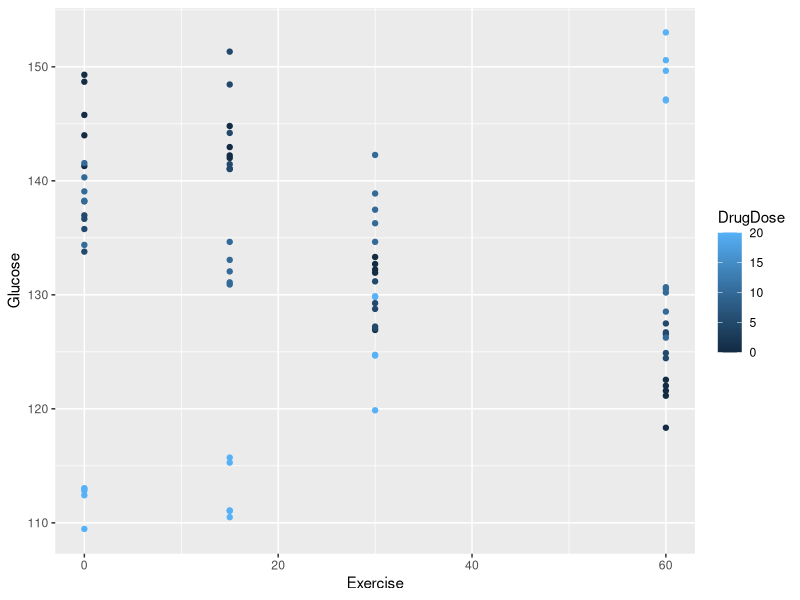
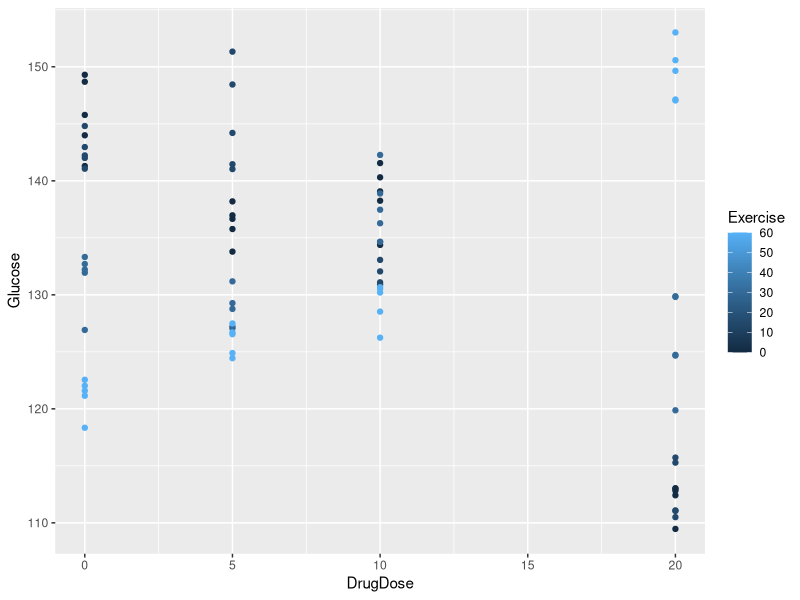

The R source for these figures, in order: (Note: this script raises an error after producing the figures.)
## ---- chunk 1
library(tidyverse)
## ---- chunk 2
drugExercise <- read.csv("data/drugExercise.csv")

drugExercise %>% 
  group_by(Exercise, DrugDose) %>% 
  summarise(mean = mean(Glucose))

drugExercise %>% 
  group_by(DrugDose, Exercise) %>% 
  summarise(mean = mean(Glucose))

drugExercise %>% 
  ggplot(aes(Exercise, Glucose)) + 
  geom_point(aes(color = DrugDose))

drugExercise %>% 
  ggplot(aes(DrugDose, Glucose)) + 
  geom_point(aes(color = Exercise))
## ---- chunk 3
means <- drugExercise %>%
  group_by(Exercise, DrugDose) %>%
  summarise(mean = mean(Glucose))

knitr::kable(pivot_wider(means, 
                         names_from = DrugDose, 
                         values_from = mean), 
             caption = "Drug Dose")
## ---- chunk 4
# Interaction plot
interaction.plot(x.factor = data$DrugDose,
                 trace.factor = data$Exercise,
                 response = data$Glucose,
                 fun = mean,
                 col = hcl.colors(4),
                 xlab = "Drug Dose (mg/kg)",
                 ylab = "Mean Blood Glucose (mg/dL)",
                 trace.label = "Exercise Duration (min)")
## ---- chunk 5
interaction.plot(x.factor = data$Exercise,
                 trace.factor = data$DrugDose,
                 response = data$Glucose,
                 fun = mean,
                 col = hcl.colors(4),
                 xlab = "Exercise (min)",
                 ylab = "Mean Blood Glucose (mg/dL)",
                 trace.label = "DrugDose (mg/kg)")
## ---- chunk 6
# DrugDose*Exercise is the interaction
anova(lm(Glucose ~ DrugDose + Exercise + DrugDose*Exercise, 
         data = drugExercise))
